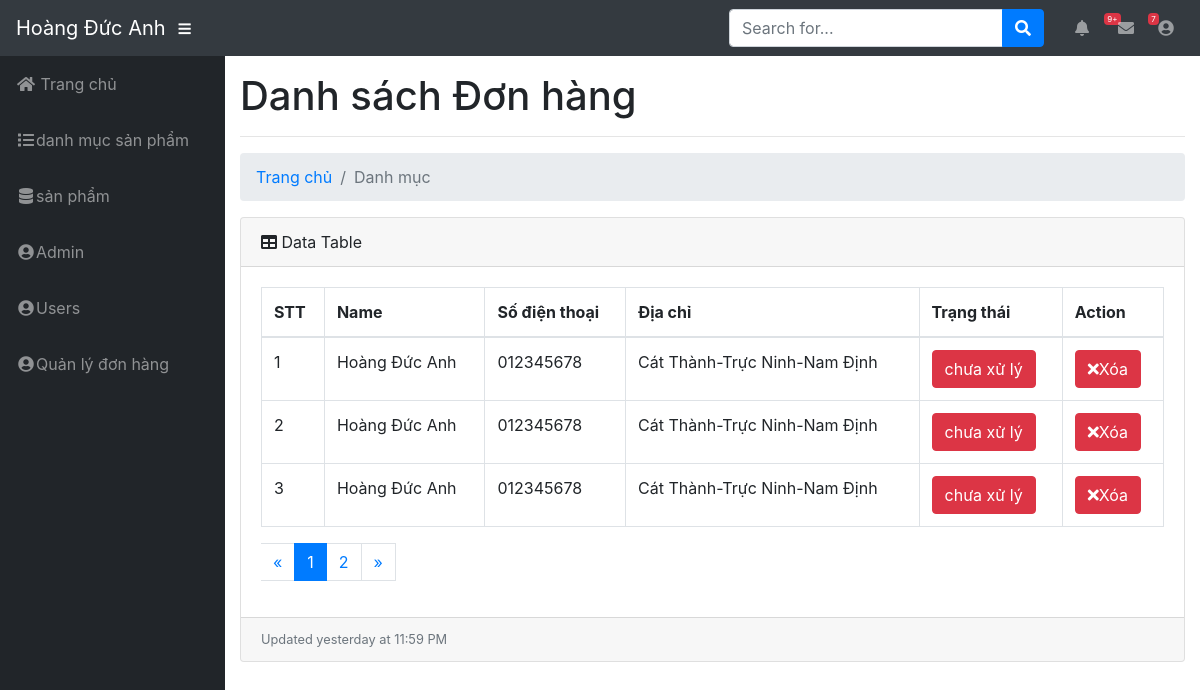
The page /Admin/modules/transaction/index.php (signed in) on the database its author committed.
### tables this page shows
CREATE TABLE `transaction` (
  `id` int(11) NOT NULL AUTO_INCREMENT,
  `amount` int(11) DEFAULT NULL,
  `user_id` int(11) DEFAULT NULL,
  `status` tinyint(4) DEFAULT '0',
  `created_at` timestamp NULL DEFAULT CURRENT_TIMESTAMP,
  `updated_at` timestamp NULL DEFAULT CURRENT_TIMESTAMP,
  PRIMARY KEY (`id`)
);

CREATE TABLE `users` (
  `id` int(11) NOT NULL AUTO_INCREMENT,
  `name` varchar(100) DEFAULT NULL,
  `email` varchar(100) DEFAULT NULL,
  `phone` char(15) DEFAULT NULL,
  `address` varchar(100) DEFAULT NULL,
  `password` varchar(50) DEFAULT NULL,
  `avatar` varchar(100) DEFAULT NULL,
  `status` varchar(50) DEFAULT '1',
  `token` int(50) DEFAULT NULL,
  `created_at` timestamp NULL DEFAULT CURRENT_TIMESTAMP,
  `updated_at` timestamp NULL DEFAULT CURRENT_TIMESTAMP ON UPDATE CURRENT_TIMESTAMP,
  PRIMARY KEY (`id`)
);

### Libraries/Database.php (called while the page is built, shortened)
<?php
    class Database
    {
        public $link;
        public function __construct()
        {
            $this->link = mysqli_connect("localhost","root","canh","php") or die ();
            mysqli_set_charset($this->link,"utf8");
        }
        public function countTable($table)
        {
            $sql = "SELECT id FROM  {$table}";
            $result = mysqli_query($this->link, $sql) or die("Lỗi Truy Vấn countTable----" .mysqli_error($this->link));
            $num = mysqli_num_rows($result);
            return $num;
        }
        public  function fetchJone($table,$sql ,$page = 0,$row ,$pagi = false )
        {
            $data = [];
            if ($pagi == true )
            {
                $total = $this->countTable($table);
                $sotrang = ceil($total / $row);
                $start = ($page - 1 ) * $row ;
                $sql .= " LIMIT $start,$row";
                $data = [ "page" => $sotrang];
                $result = mysqli_query($this->link,$sql) or die("Lỗi truy vấn fetchJone ---- " .mysqli_error($this->link));
            }
            else
            {
                $result = mysqli_query($this->link,$sql) or die("Lỗi truy vấn fetchJone ---- " .mysqli_error($this->link));
            }
            if( $result)
            {
                while ($num = mysqli_fetch_assoc($result))
                {
                    $data[] = $num;
                }
            }
            return $data;
        }
    }
?>

### Admin/Autoload/autoload.php (called while the page is built, shortened)
<?php
	require_once __DIR__. "/../../libraries/Database.php";
	$db = new Database;
?>

### Admin/modules/transaction/index.php (the view, shortened to what this page needs)
<?php
    require_once __DIR__. "/../../autoload/autoload.php";
    if(isset($_GET['page']))
    {
      $p = $_GET['page'];
    }
    else
    {
      $p =1;
    }
    $sql = "SELECT transaction.*, users.name as nameuser, users.phone as phoneuser,users.address as address  from transaction left join users on users.id = transaction.user_id order by ID DESC";
    $transaction = $db->fetchJone('transaction',$sql,$p,3,true);
    if(isset($transaction['page']))
    {
      $sotrang = $transaction['page'];
      unset($transaction['page']);
    }
?>
<?php require_once __DIR__. "/../../layouts/header.php"; ?>
    <h1>
        Danh sách Đơn hàng
    </h1>
    <hr>
    <ol class="breadcrumb">
      <li class="breadcrumb-item">
        <a href="index.html">Trang chủ</a>
      </li>
      <li class="breadcrumb-item active">Danh mục</li>
    </ol>
    <div class= "row">
        <div class ="col-md-12">
        <div class="card mb-3">
          <div class="card-header">
            <i class="fas fa-table"></i>
            Data Table </div>
          <div class="card-body">
            <div class="table-responsive">
              <table class="table table-bordered" id="dataTable" width="100%" cellspacing="0">
                <thead>
                  <tr>
                    <th>STT</th>
                    <th>Name</th>
                    <th>Số điện thoại</th>
                    <th>Địa chỉ</th>
                    <th>Trạng thái</th>
                    <th>Action</th>
                  </tr>
                </thead>
                <tbody>
                  <?php $stt = 1; foreach ($transaction as $item): ?>
                    <tr>
                      <td><?php echo $stt ?></td>
                      <td><?php echo $item['nameuser'] ?></td>
                      <td><?php echo $item['phoneuser'] ?></td>
                      <td><?php echo $item['address'] ?></td>
                      <td>
                        <a class = "btn btn-xs <?php echo $item['status'] == 0?'btn-danger':'btn-info'?>" href="status.php?id=<?php echo $item['id'] ?>"><?php echo $item['status'] == 0?'chưa xử lý':'Đã xử lý' ?></a>
                      </td>
                      <td>
                        <a class = "btn btn-xs btn-danger" href ="delete.php?id=<?php echo $item['id'] ?>"><i class ="fa fa-times"></i>Xóa</a>
                      </td>
                    </tr>
                  <?php $stt++; endforeach ?>
                </tbody>
              </table>
              <nav aria-label="Page navigation" class ="clearfix">
                  <ul class="pagination">
                    <li>
                      <?php if (($_GET['page'] ?? 1) > 1) : ?>
                      <a class = "page-link" href= "?page=<?php echo $_GET['page'] - 1;?>" aria-label="Previous" class ="clearfix">
                        <span aria-hidden ="true">&laquo;</span>
                      </a>
                      <?php else: ?>
                        <span class = "page-link" aria-hidden ="true" >&laquo;</span>
                    <?php endif; ?>
                    </li>
                    <?php for($i =1; $i <= $sotrang; $i++) : ?>
                      <?php
                        if(isset($_GET['page']))
                        {
                          $p = $_GET['page'];
                        }
                        else
                        {
                          $p = 1;
                        }
                      ?>
                      <li class ="paginate_button page-item <?php echo ($i == $p) ? 'active' : '' ?>">
                        <a class ="page-link" href="?page=<?php echo $i;?>"><?php echo $i; ?></a>
                      </li>
                    <?php endfor;?>
                    <li>
                      <?php $count = $db->countTable('transaction') ?>
                      <?php if (($_GET['page'] ?? 1) <($count/2) ) : ?>
                      <a class = "page-link" href= "?page=<?php echo $_GET['page'] + 1;?>" aria-label="Previous" class ="clearfix">
                        <span aria-hidden ="true">&raquo;</span>
                      </a>
                      <?php else: ?>
                        <span class = "page-link" aria-hidden ="true" >&raquo;</span>
                    <?php endif; ?>
                    </li>
                  </ul>
              </nav>
            </div>
          </div>
          <div class="card-footer small text-muted">Updated yesterday at 11:59 PM</div>
        </div>
        </div>
    </div>
<?php require_once __DIR__. "/../../layouts/footer.php"; ?>

### rows shown on the page
transaction: user.name "Hoàng Đức Anh", user.phone "012345678", user.address "Cát Thành-Trực Ninh-Nam Định", status "chưa xử lý"
transaction: user.name "Hoàng Đức Anh", user.phone "012345678", user.address "Cát Thành-Trực Ninh-Nam Định", status "chưa xử lý"
transaction: user.name "Hoàng Đức Anh", user.phone "012345678", user.address "Cát Thành-Trực Ninh-Nam Định", status "chưa xử lý"

### other values the page prints
$_SESSION['admin_name'] "Hoàng Đức Anh"
